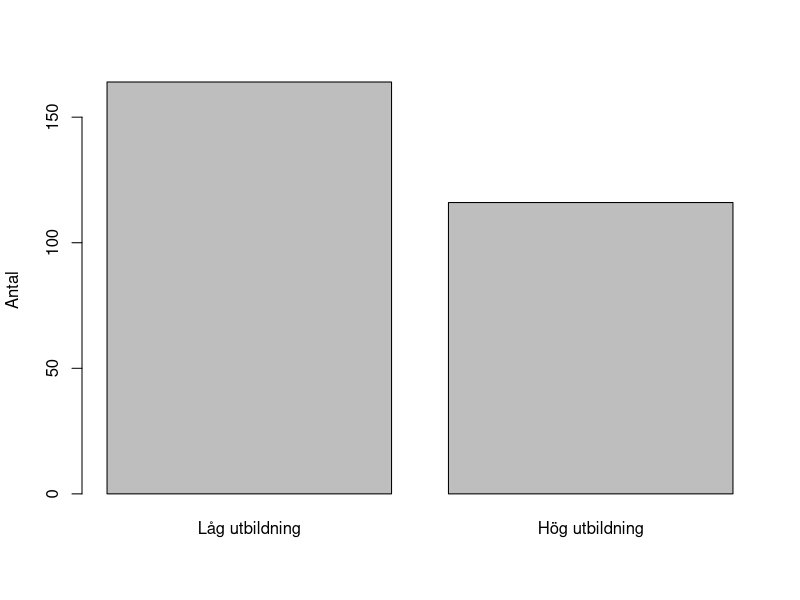
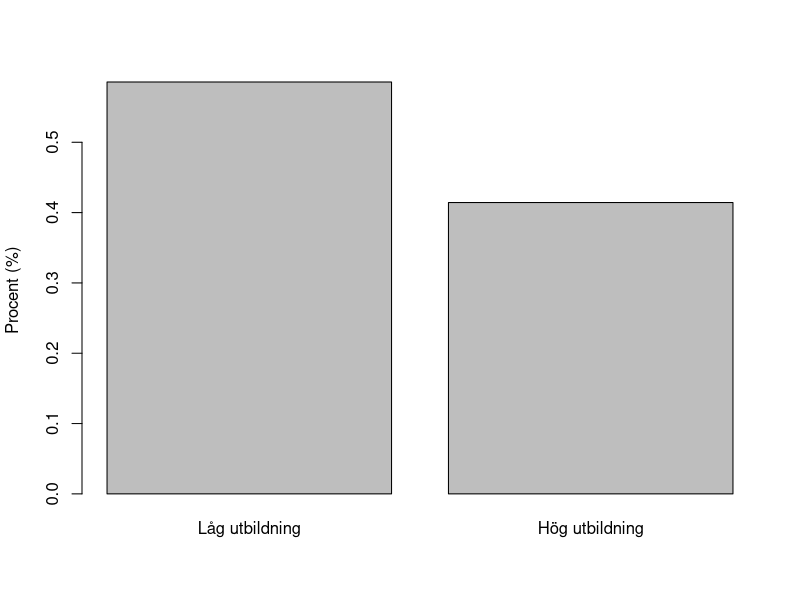

R code for these plots, in order: (Note: this script raises an error after producing the figures.)
## ---- chunk 1
# Ursprungsvariabel, data du har erhållit.
  education <- c("high", "high", "low", "high", "high", "low", "high", "low", 
               "low", "high", "high", "high", "high", "high", "high", "low", 
               "high", "high", "high", "high", "high", "high", "high", "high", 
               "high", "low", "high", "high", "high", "low", "high", "high",  
               "low", "high", "high", "high", "low", "low", "high", "low",
               "high", "high", "low", "high", "high", "low", "high", "low", 
               "low", "high", "high", "high", "high", "high", "high", "low", 
               "high", "high", "high", "high", "high", "high", "high", "high", 
               "high", "low", "high", "high", "high", "low", "high", "high",  
               "low", "high", "high", "high", "low", "low", "high", "low",
               "low","low","low","low","low","low","low","low","low","low",
               "low","low","low","low","low","low","low","low","low","low",
               "low","low","low","low","low","low","low","low","low","low",
               "low","low","low","low","low","low","low","low","low","low",
               "low","low","low","low","low","low","low","low","low","low",
               "low","low","low","low","low","low","low","low","low","low",
               "high", "high", "low", "high", "high", "low", "high", "low", 
               "low", "high", "high", "high", "high", "high", "high", "low", 
               "high", "high", "high", "high", "high", "high", "high", "high", 
               "high", "low", "high", "high", "high", "low", "high", "high",  
               "low", "high", "high", "high", "low", "low", "high", "low",
               "high", "high", "low", "high", "high", "low", "high", "low", 
               "low", "high", "high", "high", "high", "high", "high", "low", 
               "high", "high", "high", "high", "high", "high", "high", "high", 
               "high", "low", "high", "high", "high", "low", "high", "high",  
               "low", "high", "high", "high", "low", "low", "high", "low",
               "low","low","low","low","low","low","low","low","low","low",
               "low","low","low","low","low","low","low","low","low","low",
               "low","low","low","low","low","low","low","low","low","low",
               "low","low","low","low","low","low","low","low","low","low",
               "low","low","low","low","low","low","low","low","low","low",
               "low","low","low","low","low","low","low","low","low","low")
# Undersök hur R identifierar variabelns datatyp  
  str(education)
## ---- chunk 2
# Numerisk kodning: 0 = low, 1 = high
  edu_bin <- rep(NA, length(education))
  edu_bin[education == "high"] <- 1
  edu_bin[education == "low"] <- 0
  str(edu_bin)
  phat <- mean(edu_bin)
  phat
  summary(edu_bin)

# Numerisk kodning: 1 = low, 2 = high
  edu_12 <- rep(NA, length(education))
  edu_12[education == "high"] <- 2
  edu_12[education == "low"] <- 1
  summary(edu_12)
## ---- chunk 3
# Skapa en faktorvariabel  
  edu_cat <- factor(education)
  str(edu_cat)
  mean(edu_cat)
  summary(edu_cat)
# Test att utföra en räkneoperation på en faktorvariabel
  mean(edu_cat)
# Ändra ordningen på nivåerna 
  edu_cat <- factor(education, levels = c("low", "high"))
  str(edu_cat)
  summary(edu_cat)
# Ändra för valt element namn i vektor levels(education_cat)  
  levels(edu_cat)[levels(edu_cat) == "low"] <- "Låg utbildning"
  levels(edu_cat)[levels(edu_cat) == "high"] <- "Hög utbildning"
  edu_cat
## ---- chunk 4
# Skapa en variabel med missing data (NA) i element 3, 10 i den numeriska
# variabeln edu_bin och genomför samma analys som förut
 edu_bin_mis <- edu_bin
 edu_bin_mis[3] <- NA
 edu_bin_mis[10] <- NA
 mean(edu_bin_mis)
# Medelvärde baserat på 278 observationer
 mean(edu_bin_mis, na.rm = TRUE)
 summary(edu_bin_mis)

# Skapa en variabel med missing data (NA) i element 3, 10 i faktor-variabeln
# edu_cat och genomför samma analys som förut 
 edu_cat_mis <- edu_cat
 edu_cat_mis[3] <- NA
 edu_cat_mis[10] <- NA
 summary(edu_cat_mis)
## ---- chunk 5
 table(edu_bin)
 table(edu_cat)
 table(edu_bin_mis)
 table(edu_bin_mis, useNA = "ifany")
 table(edu_cat_mis)
 table(edu_cat_mis, useNA = "ifany")
## ---- chunk 6
# Skapa tabell-objekt med frekvenser från tabell-objektetet
 freq_table_edu_cat <- table(edu_cat)
 freq_table_edu_cat

# Skapa tabell med andelar från tabell-objektetet
 prop_table_edu_cat <- prop.table(freq_table_edu_cat)
 prop_table_edu_cat
## ---- chunk 7
 # Kombinera frekvenser och andelar. Passa samtidigt på att avrunda till en decimal och göra om variabeln till procent. 
 table_edu <- cbind(freq_table_edu_cat, round(100*prop_table_edu_cat, 1))
 table_edu
# Ge tabellens kolumner namn 
 colnames(table_edu) <- c("Frekvens", "Procent (%)")
 table_edu
## ---- chunk 8
# stapeldiagram baserat på tabellen med frekvenser
barplot(freq_table_edu_cat, ylab = "Antal")
# stapeldiagram baserat på tabellen med andelar
barplot(prop_table_edu_cat, ylab = "Procent (%)")

## ---- chunk 9
# Beräkna antalet lyckade försök k (antal 1or)
  k <- freq_table_edu_cat[2]  
# Beräkna antal försök (1or or 0r). Denna kodning gör att eventuella NA inte tas med i beräkningen av n
  n <- sum(freq_table_edu_cat)
  # Skattning av andelen med hög utbildning. Det går även att använda mean(edu_bin)
  phat <- k/n   
# Skatta variansen
  vphat <- phat*(1-phat)/n
# Välja konfidensgrad 100*(1-alpha)%
  alpha <- 0.05
# Detta ger värdet för från z-fördelningen med 2.5% i högre svansen  
  z_alpha <- qnorm((1-alpha/2))  
# Konfidensintervallets nedre gräns (lower limit) 
  ll <- phat - z_alpha*sqrt(vphat)
# Konfidensintervallets övre gräns (upper limit) 
  ul <- phat + z_alpha*sqrt(vphat)
  p_KI <- c(ll, ul)
  p_KI
# Undersöker förutsättningen np(1-p) >5. Vi använder phat istället för p eftersom det är det enda vi # har. Man måste alltid undersöka om resultaten går att lita på!
  n*phat*(1-phat)
## ---- chunk 10
# p givet nollhypotesen
  pH0 <- 0.4
# Teststatistika
  zobs <- (phat - pH0)/sqrt(pH0*(1-pH0)/n)
  zobs
# Vi erhåller ett observerat z-värde. p-värdet är anger hur extremt detta z-värde. 
# pnorm() för sannolikheten VÄNSTER om z-värdet. Se Tabell 6.2.A i Formelsamling. För att beräkna # # p-värdet vid två mothypotes används absolutbesloppet (abs()) och vi tar 1 minus och multiplicear med 2. 
  p_value <- 2*(1 - pnorm(abs(zobs)) )
  p_value
## ---- chunk 11
# Använd funktionen prop.test() för att skapa konfidensintervall utan korrigering
  edu_analysis <- prop.test(x = k, 
                            n = n, 
                            p = 0.4, 
                            alternative = "two.sided", 
                            conf.level = 0.95, 
                            correct = FALSE)
  edu_analysis
## ---- chunk 12
# str() ger en lista på resultat sparade i analysen
  str(edu_analysis)
# Hämta p-värdet från prop.test-analysen  
  edu_analysis$p.value  
## ---- chunk 13
knitr::include_graphics("docs/images/warning.png")
## ---- chunk 14
knitr::include_graphics("docs/images/note.png")
## ---- chunk 15
# Skapa en variabel smoker som är 1 om rökare och 0 om icke-rökare  
  smoker <- c(0, 0, 1, 0, 0, 0, 0, 0, 1, 0, 1, 0, 0, 0, 0, 0, 0, 0, 0, 1,
              0, 1, 1, 0, 1, 0, 1, 0, 1, 0, 1, 0, 0, 0, 0, 0, 0, 0, 0, 1,
              0, 1, 0, 0, 1, 0, 0, 0, 1, 0, 1, 0, 0, 0, 0, 0, 0, 0, 0, 1,
              0, 1, 1, 0, 1, 0, 1, 0, 1, 0, 1, 0, 0, 0, 0, 0, 0, 0, 0, 1,
              1,1,0,0,1,1,0,0,1,1,1,1,0,0,1,1,1,1,1,1,1,1,1,1,1,1,1,0,0,0,1,1,1,1,0,0,1,
              1,1,1,1,0,0,0,1,0,1,0,1,1,0,0,0,1,1,1,1,0,0,1, 0, 0, 1, 0, 0, 0, 0, 0, 1, 0, 
              1, 0, 0, 0, 0, 0, 0, 0, 0, 1, 0, 1, 1, 0, 1, 0, 1, 0, 1, 0, 1, 0, 0, 0, 0, 0, 0, 0, 0, 1,
              0, 1, 0, 0, 1, 0, 0, 0, 1, 0, 1, 0, 0, 0, 0, 0, 0, 0, 0, 1,
              0, 1, 1, 0, 1, 0, 1, 0, 1, 0, 1, 0, 0, 0, 0, 0, 0, 0, 0, 1,
              1,1,0,0,1,1,0,0,1,1,1,1,0,0,1,1,1,1,1,1,1,1,1,1,1,1,1,0,0,0,1,1,1,1,0,0,1,
              1,1,1,1,0,0,0,1,0,1,0,1,1,0,0,0,1,1,1,1,0,0,1)
# Korstabulering av edu_bin och smoker (rökning radvis och utbildning kolumnvis)
  freq_table_edu_smoke <- table(smoker, edu_bin)
  freq_table_edu_smoke
## ---- chunk 16
# Andelar baserat alla
  table_all <- prop.table(freq_table_edu_smoke)
  table_all
# Andelar baserat rader
  table_row_prop <- prop.table(freq_table_edu_smoke, margin = 1)
  table_row_prop 
# Andelar baserat kolumner
  table_column_prop <- prop.table(freq_table_edu_smoke, margin = 2)
  table_column_prop  
## ---- chunk 17
# Skapa tabell för presentation av analys
  table_edu_smoke <- cbind(freq_table_edu_smoke[,1], round(100*table_column_prop[,1], 1),
                           freq_table_edu_smoke[,2], round(100*table_column_prop[,2], 1))
  colnames( table_edu_smoke ) <- c("Låg (n)", "Låg (%)", "Hög (n)", "Hög (%)")
  rownames( table_edu_smoke ) <- c("Icke-rökare", "Rökare")
  table_edu_smoke
## ---- chunk 18
 table_edu_smoke_final <- addmargins(table_edu_smoke, 1) 
 rownames( table_edu_smoke_final ) <- c("Icke-rökare", "Rökare", "Summa")
 table_edu_smoke_final 
## ---- chunk 19
# Beräkna andelen rökare bland högutbildade. Det går även att använda mean( smoker[edu_bin == 1] ) eller table_row_prop[2,2]  
k1 <-  freq_table_edu_smoke[2,2] 
n1 <- sum(freq_table_edu_smoke[,2])   # Summera antal i kolumn 2, dvs de i kategori 1
phat1 <- k1/n1
# Beräkna andelen rökare bland lågutbildade. Det går även att använda mean( smoker[edu_bin == 0] ) eller table_row_prop[2,1] 
k0 <- freq_table_edu_smoke[2,1]
n0 <- sum(freq_table_edu_smoke[,1])   # Summera antal i kolumn 1, dvs de i kategori 0
phat0 <- k0/n0

# Skillnad i andelar 
phat_diff <- phat1 - phat0
phat_diff
# kvot av andelar 
phat_kvot <- phat1/phat0
phat_kvot
# oddskvot
orhat <- (phat1/(1-phat1))/((phat0/(1-phat0)))
orhat
## ---- chunk 20
knitr::include_graphics("docs/images/note.png")
## ---- chunk 21
barplot(freq_table_edu_smoke)

barplot( freq_table_edu_smoke,                                # Tabellen
         names.arg = c("Låg utbildning", "Hög utbildning"),   # Ge namn till staplarna
         ylab = "Andel",                                      # Namn till y-axeln
         legend = c("Icke-rökare", "Rökare"),                 # Namn till färgerna
         args.legend =  c(y = 190, horiz = TRUE, bty ='n'))   # Ställa in position, horisontell, samt ta bort
                                                              # kantlinje i legend.
barplot( table_row_prop, 
         names.arg = c("Låg utbildning", "Hög utbildning"), 
         ylab = "Andel", 
         legend = c("Icke-rökare", "Rökare"), 
         args.legend =  c(y = 1.4, horiz = TRUE, bty ='n'))

barplot( table_column_prop, 
         names.arg = c("Låg utbildning", "Hög utbildning"), 
         ylab = "Andel", 
         legend = c("Icke-rökare", "Rökare"), 
         args.legend =  c(y = 1.2, horiz = TRUE, bty ='n'))

## ---- chunk 22
barplot( table_column_prop, beside=TRUE, 
         names.arg = c("Låg utbildning", "Hög utbildning"), 
         ylab = "Andel", 
         legend = c("Icke-rökare", "Rökare"),
         args.legend =  c(y = 0.8, horiz = TRUE, bty ='n'))

barplot( table_row_prop[2,], 
         names.arg = c("Låg utbildning", "Hög utbildning"), 
         ylab = "Andel rökare")
## ---- chunk 23
knitr::include_graphics("docs/images/tip.png")
## ---- chunk 24
# Gör om andelar till procent 
  percentages_smoker <- round(100*table_row_prop[2,], 1)
# Skapa objekt så vi kan hämta information från figurobjekt 
  my_bar <- barplot(  percentages_smoker, 
                      names.arg = c("Låg utbildning", "Hög utbildning"), 
                      ylim=c(0,80), 
                      col = "lightblue",
                      border = "lightblue",
                      ylab = "Röker (%)",
                      cex.axis = 1.1,
                      cex.lab = 1.1,
                      cex.names=1.1)
# Lägg till text i figuren  
  text(x = my_bar,                                    # x-koordinat för placering av text
       y = percentages_smoker + 6,                    # y-koordinat för placering av test
       labels = paste(percentages_smoker, "%",  sep=""),   # Text
       cex = 1.1)                                     # Storlek på text
## ---- chunk 25
# Version 1
x0 <-  freq_table_edu_smoke[2,1]
x1 <-  freq_table_edu_smoke[2,2]
n0 <- sum(freq_table_edu_smoke[,1])
n1 <- sum(freq_table_edu_smoke[,2])
resultat <- prop.test(c(x1, x0), c(n1, n0), correct = FALSE)
p_differens <- resultat$estimate[1] - resultat$estimate[2]
p_diff_KI_resultat <- resultat$conf.int
p_differens
p_diff_KI_resultat 

# Version 2
phat1 <- mean(smoker[edu_bin == 1])
phat0 <- mean(smoker[edu_bin == 0])
n1 <- sum(edu_bin == 1)
n0 <- sum(edu_bin == 0)
phatdiff <- phat1 - phat0
vhat_pdiff <- phat1*(1-phat1)/n1 + phat0*(1-phat0)/n0 
alpha <- 0.05
z_alpha <- qnorm(1 - alpha/2)
ll <- phat_diff - z_alpha*sqrt(vhat_pdiff)
ul <- phat_diff + z_alpha*sqrt(vhat_pdiff)
p_diff_KI <- c(ll, ul)
phatdiff
p_diff_KI

# Kolla förutsättningarna!
phat1*(1-phat1)*n1
phat0*(1-phat0)*n0
## ---- chunk 26
# Version 1 (hämta resultat från prop.test())
resultat
resultat$p.value

# Version 2
pooled_phat <- (n1*phat1 + n0*phat0)/(n1 + n0)
z <- (phat1 - phat0)/sqrt(pooled_phat*(1-pooled_phat)*(1/n1 + 1/n0))
p_value <- 2*(1 - pnorm(abs(z)))
p_value
## ---- chunk 27
# Version 1
resultat_less <- prop.test(c(x1, x0), c(n1, n0), alternativ = "less", correct = FALSE)
resultat_less

# Version 2
pnorm(z)
## ---- chunk 28
# Version 1. Använder ej kontinuitetskorrekation eftersom 
 resultat_chisq <- chisq.test( freq_table_edu_smoke, correct = FALSE )
 resultat_chisq

# Version 2
# Observerade frekvenser
Oij <- freq_table_edu_smoke
full_table <- addmargins(Oij)

# Beräkna förväntade frekvenser och skapa en matris Eij med sådana
totalsumma <- full_table[3,3]
radsummor <- full_table[3, c(1,2)]
kolsummor <- full_table[c(1,2), 3]
Eij <- matrix(NA, 2, 2)
Eij[1,1] <- kolsummor[1]*radsummor[1]/totalsumma
Eij[2,1] <- kolsummor[2]*radsummor[1]/totalsumma
Eij[1,2] <- kolsummor[1]*radsummor[2]/totalsumma
Eij[2,2] <- kolsummor[2]*radsummor[2]/totalsumma

# Beräkna teststatistikan
X2obs <- sum( (Oij - Eij)^2/Eij )
fg <- (dim(Eij)[1] - 1)*(dim(Eij)[2] - 1)     #(r-1)*(k-1) frihetsgrader

## pchisq ger vänstersvanssannolikhet i en chitvå-fördelning med df- frihetsgrader
 p_value <- 1 - pchisq(X2obs, df = fg)  
 p_value
 
# Undersök förutsättningarna. Med any() kan vi kolla om något element i matrisen är mindre än 5
check_assumptions <- any(Eij < 5)
check_assumptions

## ---- chunk 29
rm(list=ls())
 x_f <- 6
 n_f <- 30
 x_m <- 4
 n_m<- 29
 prop.test(c(x_f,x_m), c(n_f, n_m), correct = FALSE) 

# Undersök om de förväntade frekvenserna är större än 5 i alla celler
 freq_table <- as.table( matrix( c(6, 24, 4, 25), 2, 2) )
 test <- chisq.test(freq_table, correct = FALSE)
 test
 test$expected
## ---- chunk 30
rm(list=ls())
# a)
 freq_table <- as.table( matrix( c(12, 34, 27, 16), 2, 2))
 colnames(freq_table) <- c("1 endollarsedel", "4 quarters")
 rownames(freq_table) <- c("Spenderade pengarna", "Sparade pengarna")
 prop_table <- prop.table(freq_table, 2)
 table_bill_spending <- cbind(freq_table[,1], round(100*prop_table[,1], 1),
                             freq_table[,2], round(100*prop_table[,2], 1))
 colnames(table_bill_spending) <- c("1 endollarsedel (n)", "1 dollarsedel (%)", "4 quarters (n)", "4 quarters  (%)")
 rownames(table_bill_spending) <- c("Spenderade pengarna", "Sparade pengarna")
 table_bill_spending
 
# b)
 percentages_spending<- round(100*prop_table[1,], 1)
 my_bar <- barplot(  percentages_spending, 
                     names.arg = c("1 dollarsedel", "4 quarters"), 
                     ylim=c(0,80), 
                     col = "lightblue",
                     border = "lightblue",
                     ylab = "Spenderade pengarna (%)")
 text(x = my_bar, y = percentages_spending + 6, 
     labels = paste(percentages_spending, "%",  sep="")) 

# c) 
# Version 1
 x1 <- freq_table[1,1]
 x0 <- freq_table[1,2]
 n1 <- sum(freq_table[,1])
 n0 <- sum(freq_table[,2])
 resultat <- prop.test(c(x1, x0), c(n1, n0), conf.level = 0.9, correct = FALSE)
 p_differens <- resultat$estimate[1] - resultat$estimate[2]
 p_differens_KI <- resultat$conf.int
 p_differens
 p_differens_KI

# Version 2
 p1hat <- x1/n1
 p0hat <- x0/n0
 p_diff <- p1hat - p0hat
 vp_diff <- p1hat*(1-p1hat)/n1 + p0hat*(1-p0hat)/n0
 alpha <- 0.1
 z_alpha <- qnorm(1 - alpha/2)
 ll <- p_diff - z_alpha*sqrt(vp_diff)
 ul <- p_diff + z_alpha*sqrt(vp_diff)
 p_diff_KI <- c(ll, ul)
 p_diff
 p_diff_KI
 
# d)
# Version 1
 p_value_p_differens <- resultat$p.value
 p_value_p_differens

# Version 2
 pooled_phat <- (n1*p1hat + n0*p0hat)/(n1 + n0)
 zobs <- (p1hat - p0hat)/sqrt(pooled_phat*(1-pooled_phat)*(1/n1 + 1/n0))
 p_value_p_diff <- 2*(1 - pnorm(abs(zobs)))
 p_value_p_diff
## ---- chunk 31
rm(list=ls())
# Version 1
 x <- 53
 n <- 130
 resultat <-  prop.test(53, 130, p = 0.5, correct = FALSE)
 p_value <- resultat$p.value
 p_value 
 
# Version 2
phat <- x/n
pH0 <- 0.5
z <- (phat - 0.5)/sqrt(pH0*(1-pH0)/n)
p_value_v2 <- 2*pnorm(z)
p_value_v2
## ---- chunk 32
 rm(list=ls())
 df <- data.frame(treatment = c(rep("splint", 60), rep("splint", 23), rep("surgery", 67),  rep("surgery", 6)), 
                 y = c(rep("succesful", 60), rep("unsucsessful",23), rep("succesful", 67),   rep("unsucsessful",6)))
 freq_table <- table(df$y, df$treatment)
 prop_table <- prop.table(freq_table, 2) 
 phat_splint <- prop_table[1,1]
 phat_surgery <- prop_table[1,2]
 p_kvot <- phat_surgery/phat_splint 
 resultat <- chisq.test(freq_table, correct = FALSE)
 p_kvot
 resultat$p.value
## ---- chunk 33
 rm(list=ls())
accused <- c(rep("accused was working", 40), 
             rep("accused was working", 217), 
             rep("accused was not working", 34), 
             rep("accused was not working", 1350)) 
death <- c(rep("shifts with a death", 40), 
           rep("shifts without a death",217), 
           rep("shifts with a death", 34), 
           rep("shifts without a death", 1350))
freq_table <- table(accused, death)
freq_table
resultat <- chisq.test(freq_table)
resultat$p.value
## ---- chunk 34
 rm(list=ls())
 df <- read.csv2("data/Lilla_enkaeten.txt")

# Undersök variabeln och variabelkategorierna
 summary(df$TALAT_OM)
 table(df$TALAT_OM, useNA = "ifany")
 
# Skapar en tom variabel och koda sedan alla nej till 1 och övriga till 0
 df$EJ_TALAT_OM_bin <- NA
 df$EJ_TALAT_OM_bin[df$TALAT_OM == "Ja, för en bekant"] <- 0
 df$EJ_TALAT_OM_bin[df$TALAT_OM == "Ja, för flera bakanta"] <- 0
 df$EJ_TALAT_OM_bin[df$TALAT_OM == "Jag har inga heterosexuella vänner"] <- 0
 df$EJ_TALAT_OM_bin[df$TALAT_OM == "Nej"] <- 1

# a)    
 freq_table_EJ_TALAT_OM <- table(df$EJ_TALAT_OM_bin)
 x <- freq_table_EJ_TALAT_OM[2]
 n <- sum(freq_table_EJ_TALAT_OM)
 resultat_1 <- prop.test(x, n, correct = FALSE)
 resultat_1
 
# b) 
# Undersök variabeln kön
 summary(df$KOEN)
 table(df$KOEN, useNA = "ifany")
 
# Skapa en korstabell av kön och ej talat om
 freq_table_KOEN_EJ_TALAT_OM <- table(df$EJ_TALAT_OM_bin, df$KOEN)
 x1 <- freq_table_KOEN_EJ_TALAT_OM[2,1]
 x0 <- freq_table_KOEN_EJ_TALAT_OM[2,2]
 n1 <-sum(freq_table_KOEN_EJ_TALAT_OM[,1])
 n0 <-sum(freq_table_KOEN_EJ_TALAT_OM[,2])
 p1hat <- x1/n1
 p0hat <- x0/n0
 resultat_KOEN_EJ_TALAT_OM <- prop.test(c(x1,x0), c(n1, n0), correct = FALSE)
 resultat_KOEN_EJ_TALAT_OM

 # Kolla förutsättningarna
 n1*p1hat*(1-p1hat)
 n0*p0hat*(1-p0hat)
 
 # c)  
 # Undersök variabeln
 summary(df$SKAM)
 table(df$SKAM, useNA = "ifany")
 
 # Skapa en korstabell
 df$skam_bin <- NA
 df$skam_bin[df$SKAM == "Ja"] <- 1
 df$skam_bin[df$SKAM == "Nej"] <- 0
 df$skam_bin[df$SKAM == 9] <- NA

 freq_table_ej_talat_om_skam <- table( df$EJ_TALAT_OM_bin,  df$skam_bin)
 colnames(freq_table_ej_talat_om_skam) <- c("Ej skam", "Skam")
 rownames(freq_table_ej_talat_om_skam) <- c("Ej talat om", "Talat om")
 prop_table_ej_talat_om_skam <- prop.table(freq_table_ej_talat_om_skam, 2)
 
 barplot( prop_table_ej_talat_om_skam[2,], 
         names.arg = c("Ej skam", "Skam"), 
         ylab = "Andel som tala om")
 
 x1_2 <- freq_table_ej_talat_om_skam[2,2]
 x0_2 <- freq_table_ej_talat_om_skam[2,1]
 n1_2 <- sum(freq_table_ej_talat_om_skam[,2])
 n0_2 <- sum(freq_table_ej_talat_om_skam[,1])
 p1hat_2 <- x1_2/n1_2
 p0hat_2 <- x0_2/n0_2
 p_kvot <- p1hat_2/p0hat_2
 p_kvot
 resultat_2 <- prop.test(c(x1_2, x0_2), c(n1_2, n0_2), correct = FALSE)

